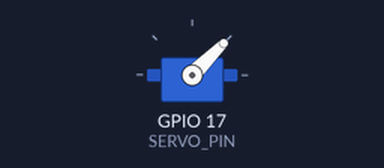
Simulated run of this program. Board: Raspberry Pi (BCM pin numbers). On the bench: servo. Servo angles are drawn from the pulse width (0.5 ms = 0°, 2.5 ms = 180°).

Above: at 0.05 s.
At 1.0 s:
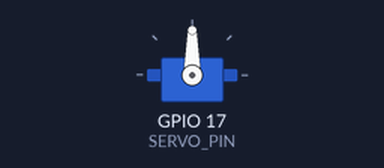
At 1.5 s:
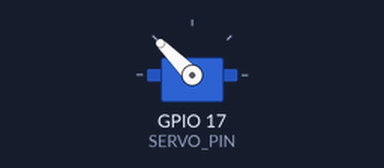
At 2.0 s:
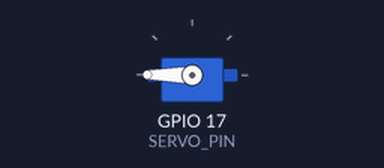
Timing chart, 0 to 4.6 s (numbered marks = the images above):
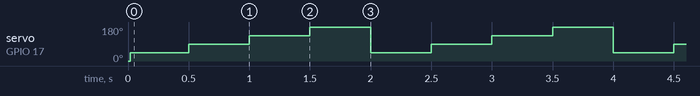

Measured:
- by itself, servo on GPIO 17 (SERVO_PIN): repeats every 2.0 s: 90° 0.50 s, 135° 0.50 s, 180° 0.50 s, 45° 0.50 s

The program:

basic_servo_control.py
```python
import RPi.GPIO as GPIO
import time

SERVO_PIN = 17
GPIO.setmode(GPIO.BCM)
GPIO.setup(SERVO_PIN, GPIO.OUT)

p = GPIO.PWM(SERVO_PIN, 50)
p.start(2.5)

try:
    while True:
        p.ChangeDutyCycle(5)
        time.sleep(0.5)
        p.ChangeDutyCycle(7.5)
        time.sleep(0.5)
        p.ChangeDutyCycle(10)
        time.sleep(0.5)
        p.ChangeDutyCycle(12.5)
        time.sleep(0.5)
except KeyboardInterrupt:
    print("stop")
    p.stop()

p.stop()
```
